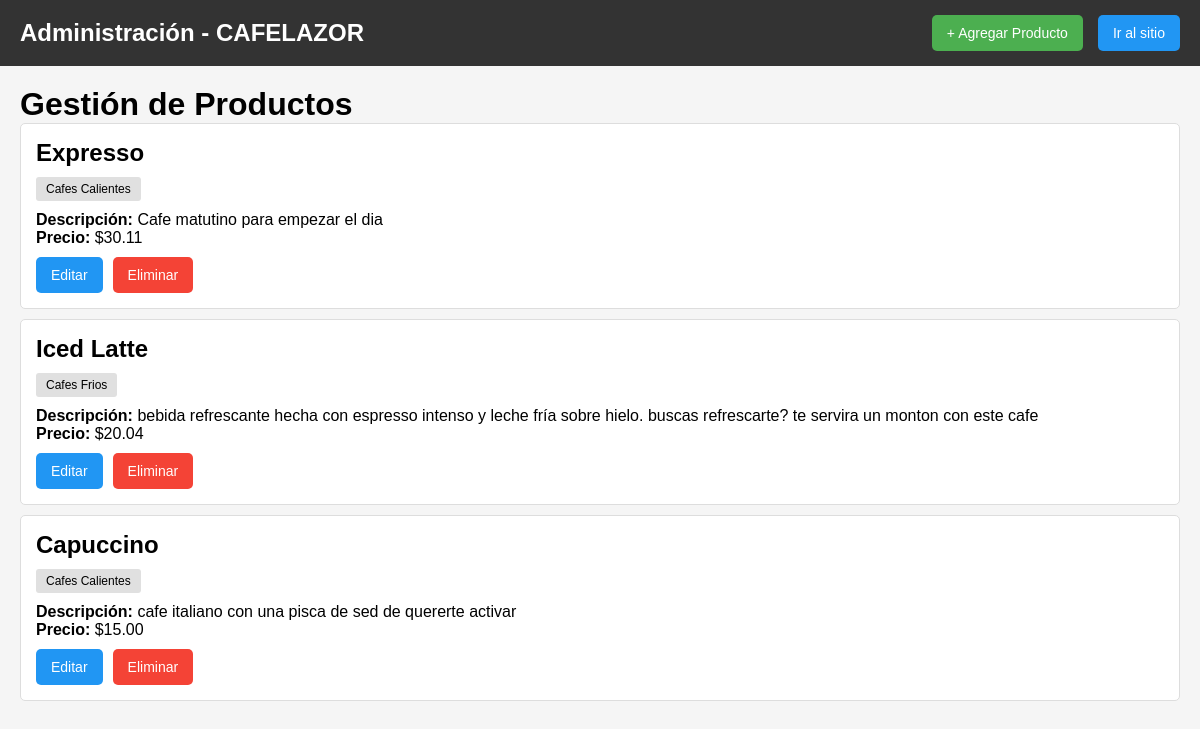
The page /list/ on the database as committed earlier.
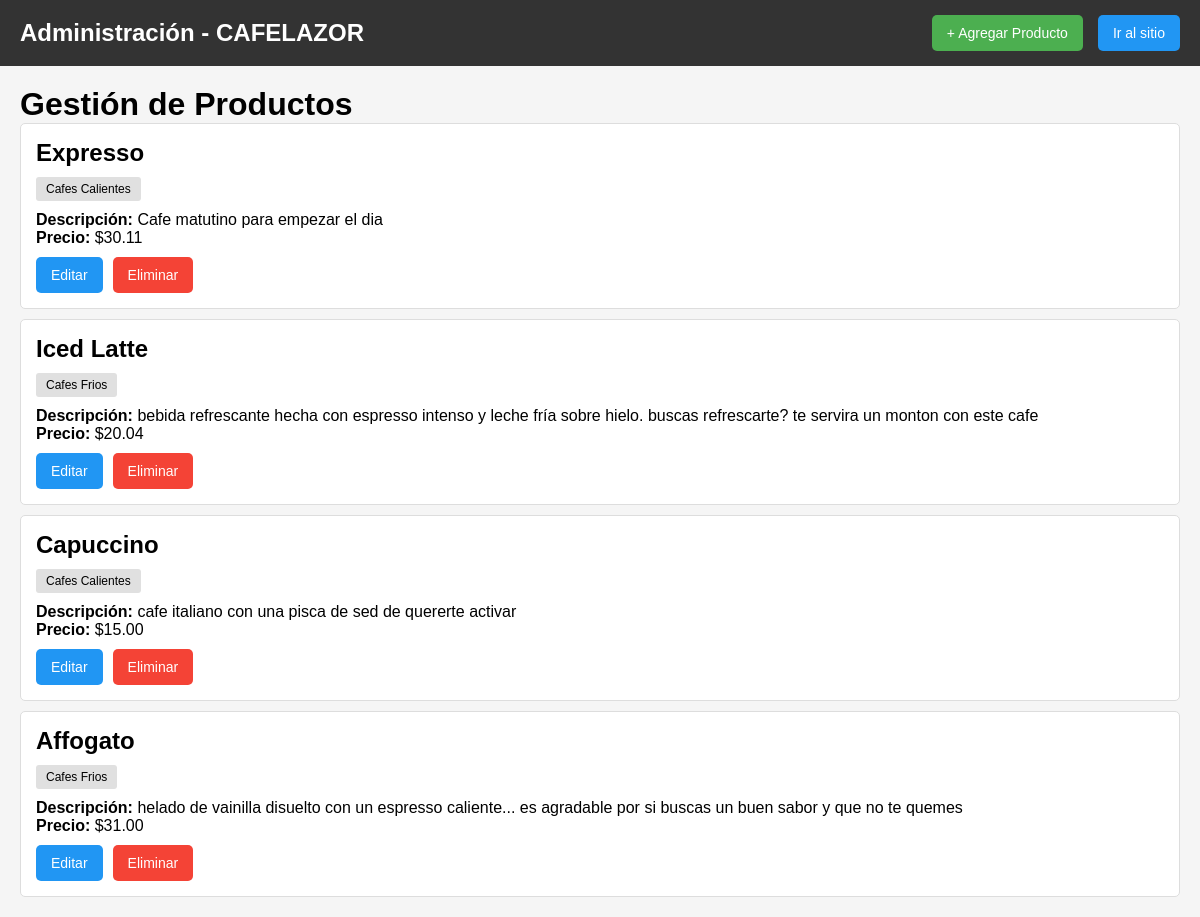
The same page on the database as committed later.
### appcafe/models.py (models this page shows, shortened)
class Cafe(models.Model):
    CATEGORY_CHOICES = [
        ('hot', 'Cafes Calientes'),
        ('cold', 'Cafes Frios'),
        ('desserts', 'Postres'),
        ('sandwiches', 'Sandwiches'),
        ('promotions', 'Promociones'),
    ]
    name = models.CharField(max_length=100)
    description = models.TextField()
    price = models.DecimalField(max_digits=5, decimal_places=2)
    category = models.CharField(max_length=20, choices=CATEGORY_CHOICES, default='hot')

### appcafe/views.py (the view)
# urls.py: path('list/', views.cafe_list, name='cafe_list'),
def cafe_list(request):
    cafes = Cafe.objects.all()
    return render(request, 'cafe_list.html', {'cafes': cafes})

### appcafe/templates/cafe_list.html (shortened to what this page needs)
<!DOCTYPE html>
<html lang="es">
<head>
</head>
<body>
    <header class="admin-header">
        <div class="logo">Administración - CAFELAZOR</div>
        <div class="header-actions">
            <a href="{% url 'add_cafe' %}" class="btn btn-add">+ Agregar Producto</a>
            <a href="{% url 'index' %}" class="btn btn-back">Ir al sitio</a>
        </div>
    </header>
    <div class="content">
        <h1>Gestión de Productos</h1>
        {% if cafes %}
            {% for cafe in cafes %}
                <div class="cafe-item">
                    <h2>{{ cafe.name }}</h2>
                    <span class="category-badge">{{ cafe.get_category_display }}</span>
                    <p><strong>Descripción:</strong> {{ cafe.description }}</p>
                    <p><strong>Precio:</strong> ${{ cafe.price }}</p>
                    <div class="cafe-actions">
                        <a href="{% url 'edit_cafe' cafe.id %}" class="btn btn-edit">Editar</a>
                        <a href="{% url 'delete_cafe' cafe.id %}" class="btn btn-delete">Eliminar</a>
                    </div>
                </div>
            {% endfor %}
        {% else %}
            <p>No hay productos disponibles. <a href="{% url 'add_cafe' %}">Agregar uno ahora</a></p>
        {% endif %}
    </div>
</body>
</html>

Rows that differ between the two databases and show on the page:
added Cafe: name "Affogato", category "Cafes Frios", description "helado de vainilla disuelto con un espresso caliente... es agradable por si buscas un buen sabor y que no te quemes", price "31.00"
